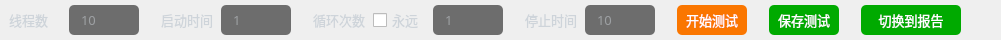
        <widget class="QWidget" name="widget_property" native="true">
         <property name="minimumSize">
          <size>
           <width>0</width>
           <height>40</height>
          </size>
         </property>
         <property name="maximumSize">
          <size>
           <width>16777215</width>
           <height>40</height>
          </size>
         </property>
         <property name="font">
          <font>
           <stylestrategy>PreferAntialias</stylestrategy>
          </font>
         </property>
         <layout class="QHBoxLayout" name="horizontalLayout_13">
          <property name="spacing">
           <number>5</number>
          </property>
          <property name="leftMargin">
           <number>9</number>
          </property>
          <property name="topMargin">
           <number>0</number>
          </property>
          <property name="rightMargin">
           <number>0</number>
          </property>
          <property name="bottomMargin">
           <number>0</number>
          </property>
          <item>
           <widget class="QLabel" name="label_15">
            <property name="minimumSize">
             <size>
              <width>55</width>
              <height>0</height>
             </size>
            </property>
            <property name="maximumSize">
             <size>
              <width>55</width>
              <height>16777215</height>
             </size>
            </property>
            <property name="font">
             <font>
              <family>OPPOSans B</family>
              <pointsize>10</pointsize>
              <stylestrategy>PreferAntialias</stylestrategy>
             </font>
            </property>
            <property name="styleSheet">
             <string notr="true">color:#ced4da;</string>
            </property>
            <property name="text">
             <string>线程数</string>
            </property>
           </widget>
          </item>
          <item>
           <widget class="QLineEdit" name="lineEdit_port_2">
            <property name="minimumSize">
             <size>
              <width>70</width>
              <height>30</height>
             </size>
            </property>
            <property name="maximumSize">
             <size>
              <width>70</width>
              <height>16777215</height>
             </size>
            </property>
            <property name="font">
             <font>
              <family>OPPOSans B</family>
              <pointsize>10</pointsize>
              <stylestrategy>PreferAntialias</stylestrategy>
             </font>
            </property>
            <property name="styleSheet">
             <string notr="true">QLineEdit{
color:#ced4da;
border-radius: 14px;
background-color: rgb(25, 25, 25, 155);
border: 0px solid rgba(255, 255, 255, 0);
border-radius: 5px;
padding-left:10px;
padding-right:10px;
}</string>
            </property>
            <property name="text">
             <string/>
            </property>
            <property name="placeholderText">
             <string>10</string>
            </property>
           </widget>
          </item>
          <item>
           <spacer name="horizontalSpacer_17">
            <property name="font">
             <font>
              <stylestrategy>PreferAntialias</stylestrategy>
             </font>
            </property>
            <property name="orientation">
             <enum>Qt::Horizontal</enum>
            </property>
            <property name="sizeType">
             <enum>QSizePolicy::Fixed</enum>
            </property>
            <property name="sizeHint" stdset="0">
             <size>
              <width>17</width>
              <height>27</height>
             </size>
            </property>
           </spacer>
          </item>
          <item>
           <widget class="QLabel" name="label_16">
            <property name="minimumSize">
             <size>
              <width>55</width>
              <height>0</height>
             </size>
            </property>
            <property name="maximumSize">
             <size>
              <width>55</width>
              <height>16777215</height>
             </size>
            </property>
            <property name="font">
             <font>
              <family>OPPOSans B</family>
              <pointsize>10</pointsize>
              <stylestrategy>PreferAntialias</stylestrategy>
             </font>
            </property>
            <property name="styleSheet">
             <string notr="true">color:#ced4da;</string>
            </property>
            <property name="text">
             <string>启动时间</string>
            </property>
           </widget>
          </item>
          <item>
           <widget class="QLineEdit" name="lineEdit_port_3">
            <property name="minimumSize">
             <size>
              <width>70</width>
              <height>30</height>
             </size>
            </property>
            <property name="maximumSize">
             <size>
              <width>70</width>
              <height>16777215</height>
             </size>
            </property>
            <property name="font">
             <font>
              <family>OPPOSans B</family>
              <pointsize>10</pointsize>
              <stylestrategy>PreferAntialias</stylestrategy>
             </font>
            </property>
            <property name="styleSheet">
             <string notr="true">QLineEdit{
color:#ced4da;
border-radius: 14px;
background-color: rgb(25, 25, 25, 155);
border: 0px solid rgba(255, 255, 255, 0);
border-radius: 5px;
padding-left:10px;
padding-right:10px;
}</string>
            </property>
            <property name="text">
             <string/>
            </property>
            <property name="placeholderText">
             <string>1</string>
            </property>
           </widget>
          </item>
          <item>
           <spacer name="horizontalSpacer_18">
            <property name="font">
             <font>
              <stylestrategy>PreferAntialias</stylestrategy>
             </font>
            </property>
            <property name="orientation">
             <enum>Qt::Horizontal</enum>
            </property>
            <property name="sizeType">
             <enum>QSizePolicy::Fixed</enum>
            </property>
            <property name="sizeHint" stdset="0">
             <size>
              <width>17</width>
              <height>27</height>
             </size>
            </property>
           </spacer>
          </item>
          <item>
           <widget class="QLabel" name="label_17">
            <property name="minimumSize">
             <size>
              <width>55</width>
              <height>0</height>
             </size>
            </property>
            <property name="maximumSize">
             <size>
              <width>55</width>
              <height>16777215</height>
             </size>
            </property>
            <property name="font">
             <font>
              <family>OPPOSans B</family>
              <pointsize>10</pointsize>
              <stylestrategy>PreferAntialias</stylestrategy>
             </font>
            </property>
            <property name="styleSheet">
             <string notr="true">color:#ced4da;</string>
            </property>
            <property name="text">
             <string>循环次数</string>
            </property>
           </widget>
          </item>
          <item>
           <widget class="QCheckBox" name="checkBox">
            <property name="minimumSize">
             <size>
              <width>55</width>
              <height>20</height>
             </size>
            </property>
            <property name="maximumSize">
             <size>
              <width>55</width>
              <height>20</height>
             </size>
            </property>
            <property name="font">
             <font>
              <family>OPPOSans B</family>
              <pointsize>10</pointsize>
              <stylestrategy>PreferAntialias</stylestrategy>
             </font>
            </property>
            <property name="styleSheet">
             <string notr="true">color:#ced4da;</string>
            </property>
            <property name="text">
             <string>永远</string>
            </property>
           </widget>
          </item>
          <item>
           <widget class="QLineEdit" name="lineEdit_port_4">
            <property name="minimumSize">
             <size>
              <width>70</width>
              <height>30</height>
             </size>
            </property>
            <property name="maximumSize">
             <size>
              <width>70</width>
              <height>16777215</height>
             </size>
            </property>
            <property name="font">
             <font>
              <family>OPPOSans B</family>
              <pointsize>10</pointsize>
              <stylestrategy>PreferAntialias</stylestrategy>
             </font>
            </property>
            <property name="styleSheet">
             <string notr="true">QLineEdit{
color:#ced4da;
border-radius: 14px;
background-color: rgb(25, 25, 25, 155);
border: 0px solid rgba(255, 255, 255, 0);
border-radius: 5px;
padding-left:10px;
padding-right:10px;
}</string>
            </property>
            <property name="text">
             <string/>
            </property>
            <property name="placeholderText">
             <string>1</string>
            </property>
           </widget>
          </item>
          <item>
           <spacer name="horizontalSpacer_19">
            <property name="font">
             <font>
              <stylestrategy>PreferAntialias</stylestrategy>
             </font>
            </property>
            <property name="orientation">
             <enum>Qt::Horizontal</enum>
            </property>
            <property name="sizeType">
             <enum>QSizePolicy::Fixed</enum>
            </property>
            <property name="sizeHint" stdset="0">
             <size>
              <width>17</width>
              <height>27</height>
             </size>
            </property>
           </spacer>
          </item>
          <item>
           <widget class="QLabel" name="label_18">
            <property name="minimumSize">
             <size>
              <width>55</width>
              <height>0</height>
             </size>
            </property>
            <property name="maximumSize">
             <size>
              <width>55</width>
              <height>16777215</height>
             </size>
            </property>
            <property name="font">
             <font>
              <family>OPPOSans B</family>
              <pointsize>10</pointsize>
              <stylestrategy>PreferAntialias</stylestrategy>
             </font>
            </property>
            <property name="styleSheet">
             <string notr="true">color:#ced4da;</string>
            </property>
            <property name="text">
             <string>停止时间</string>
            </property>
           </widget>
          </item>
          <item>
           <widget class="QLineEdit" name="lineEdit_port_5">
            <property name="minimumSize">
             <size>
              <width>70</width>
              <height>30</height>
             </size>
            </property>
            <property name="maximumSize">
             <size>
              <width>70</width>
              <height>16777215</height>
             </size>
            </property>
            <property name="font">
             <font>
              <family>OPPOSans B</family>
              <pointsize>10</pointsize>
              <stylestrategy>PreferAntialias</stylestrategy>
             </font>
            </property>
            <property name="styleSheet">
             <string notr="true">QLineEdit{
color:#ced4da;
border-radius: 14px;
background-color: rgb(25, 25, 25, 155);
border: 0px solid rgba(255, 255, 255, 0);
border-radius: 5px;
padding-left:10px;
padding-right:10px;
}</string>
            </property>
            <property name="text">
             <string/>
            </property>
            <property name="placeholderText">
             <string>10</string>
            </property>
           </widget>
          </item>
          <item>
           <spacer name="horizontalSpacer_21">
            <property name="font">
             <font>
              <stylestrategy>PreferAntialias</stylestrategy>
             </font>
            </property>
            <property name="orientation">
             <enum>Qt::Horizontal</enum>
            </property>
            <property name="sizeType">
             <enum>QSizePolicy::Fixed</enum>
            </property>
            <property name="sizeHint" stdset="0">
             <size>
              <width>17</width>
              <height>27</height>
             </size>
            </property>
           </spacer>
          </item>
          <item>
           <widget class="QToolButton" name="toolButton_5">
            <property name="minimumSize">
             <size>
              <width>70</width>
              <height>30</height>
             </size>
            </property>
            <property name="maximumSize">
             <size>
              <width>70</width>
              <height>16777215</height>
             </size>
            </property>
            <property name="font">
             <font>
              <family>OPPOSans</family>
              <pointsize>10</pointsize>
              <stylestrategy>PreferAntialias</stylestrategy>
             </font>
            </property>
            <property name="styleSheet">
             <string notr="true">QToolButton {
	color: rgb(255, 255, 255);
	background-color: rgb(250, 118, 0);
	border-radius: 5px;
}
QToolButton:hover {
	color: rgb(255, 255, 255);
	background-color: rgb(250, 118, 0);
}</string>
            </property>
            <property name="text">
             <string>开始测试</string>
            </property>
           </widget>
          </item>
          <item>
           <spacer name="horizontalSpacer_26">
            <property name="font">
             <font>
              <stylestrategy>PreferAntialias</stylestrategy>
             </font>
            </property>
            <property name="orientation">
             <enum>Qt::Horizontal</enum>
            </property>
            <property name="sizeType">
             <enum>QSizePolicy::Fixed</enum>
            </property>
            <property name="sizeHint" stdset="0">
             <size>
              <width>17</width>
              <height>27</height>
             </size>
            </property>
           </spacer>
          </item>
          <item>
           <widget class="QToolButton" name="toolButton_save_2">
            <property name="minimumSize">
             <size>
              <width>70</width>
              <height>30</height>
             </size>
            </property>
            <property name="maximumSize">
             <size>
              <width>70</width>
              <height>16777215</height>
             </size>
            </property>
            <property name="font">
             <font>
              <family>OPPOSans</family>
              <pointsize>10</pointsize>
              <stylestrategy>PreferAntialias</stylestrategy>
             </font>
            </property>
            <property name="styleSheet">
             <string notr="true">QToolButton {
	color: rgb(255, 255, 255);
	
	background-color: rgb(0, 170, 0);
	border-radius: 5px;
}

QToolButton::menu-indicator { 
	image: None;
}

 
QToolButton:hover {
	color: rgb(255, 255, 255);
	background-color: rgb(0, 170, 0);
}</string>
            </property>
            <property name="text">
             <string>保存测试</string>
            </property>
           </widget>
          </item>
          <item>
           <spacer name="horizontalSpacer_28">
            <property name="font">
             <font>
              <stylestrategy>PreferAntialias</stylestrategy>
             </font>
            </property>
            <property name="orientation">
             <enum>Qt::Horizontal</enum>
            </property>
            <property name="sizeType">
             <enum>QSizePolicy::Fixed</enum>
            </property>
            <property name="sizeHint" stdset="0">
             <size>
              <width>17</width>
              <height>27</height>
             </size>
            </property>
           </spacer>
          </item>
          <item>
           <widget class="QToolButton" name="toolButton_doc_switch">
            <property name="minimumSize">
             <size>
              <width>100</width>
              <height>30</height>
             </size>
            </property>
            <property name="maximumSize">
             <size>
              <width>100</width>
              <height>16777215</height>
             </size>
            </property>
            <property name="font">
             <font>
              <family>OPPOSans</family>
              <pointsize>10</pointsize>
              <stylestrategy>PreferAntialias</stylestrategy>
             </font>
            </property>
            <property name="styleSheet">
             <string notr="true">QToolButton {
	color: rgb(255, 255, 255);
	
	background-color: rgb(0, 170, 0);
	border-radius: 5px;
}

QToolButton::menu-indicator { 
	image: None;
}

 
QToolButton:hover {
	color: rgb(255, 255, 255);
	background-color: rgb(0, 170, 0);
}</string>
            </property>
            <property name="text">
             <string>切换到报告</string>
            </property>
            <property name="icon">
             <iconset resource="../lib.qrc">
              <normaloff>:/lib/tree_open.png</normaloff>:/lib/tree_open.png</iconset>
            </property>
            <property name="toolButtonStyle">
             <enum>Qt::ToolButtonTextBesideIcon</enum>
            </property>
           </widget>
          </item>
          <item>
           <spacer name="horizontalSpacer_25">
            <property name="font">
             <font>
              <stylestrategy>PreferAntialias</stylestrategy>
             </font>
            </property>
            <property name="orientation">
             <enum>Qt::Horizontal</enum>
            </property>
            <property name="sizeType">
             <enum>QSizePolicy::Fixed</enum>
            </property>
            <property name="sizeHint" stdset="0">
             <size>
              <width>20</width>
              <height>20</height>
             </size>
            </property>
           </spacer>
          </item>
          <item>
           <spacer name="horizontalSpacer_20">
            <property name="font">
             <font>
              <stylestrategy>PreferAntialias</stylestrategy>
             </font>
            </property>
            <property name="orientation">
             <enum>Qt::Horizontal</enum>
            </property>
            <property name="sizeType">
             <enum>QSizePolicy::Expanding</enum>
            </property>
            <property name="sizeHint" stdset="0">
             <size>
              <width>20</width>
              <height>20</height>
             </size>
            </property>
           </spacer>
          </item>
         </layout>
        </widget>
